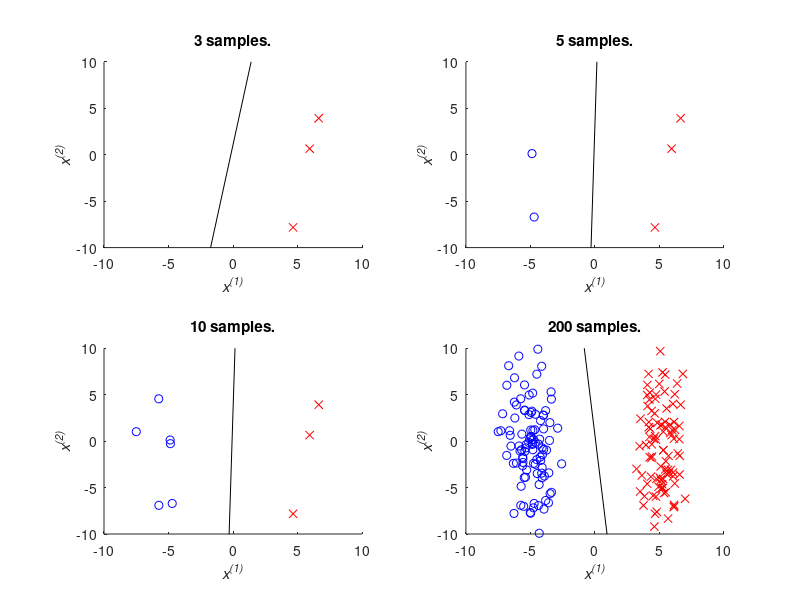

Here is the MATLAB script that generated this plot:
%% Example 15.1 Passive-Aggressive Classification
%
% * *Result in book* : Figure 15.5
% * *Code in book* : Figure 15.6
% * *Output* : |eg15_1.png|
% * *Usage* : |eg15_1(), eg15_1(200)|
%
%% Source Code
function eg15_1(n)
    % init
    rng(0, 'v5uniform'); rng(0, 'v5normal');
    % recommended, use it in future instead of
    % rand('state', 0); randn('state', 0);
    if nargin < 1
        n = 200;
    end
    x = [randn(1, n / 2) - 5 randn(1, n / 2) + 5;
        5 * randn(1, n)]';
    y = [ones(n / 2, 1); -ones(n / 2, 1)];
    x(:, 3) = 1;
    p = randperm(n);
    x = x(p, :);
    y = y(p);

    t = zeros(3, 1);
    l = 1; id = 1;

    figure('Name', 'Passive-Aggressive Classification'); clf;

    for ii = 1 : length(x)
        xi = x(ii, :)';
        yi = y(ii);
        t = t + yi * max(0, 1 - t' * xi * yi) / (xi' * xi + l) * xi;
        if (ismember(ii, [3, 5, 10, 200]) == 1)
            plotFigure( 2, 2, id, ii, t );
            id = id + 1;
        end 
    end

    saveas(gcf, 'eg15_1', 'png');

    % sub-function, plot sub-figure
    function [] = plotFigure( M, N, id, num, t )
        subplot(M, N, id); hold on;
        axis([-10 10 -10 10]);
        x_ = x(1 : num, :);
        y_ = y(1 : num);
        plot(x_(y_ == 1, 1), x_(y_ == 1, 2), 'bo');
        plot(x_(y_ == -1, 1), x_(y_ == -1, 2), 'rx');
        plot([-10 10], -(t(3) + [-10 10] * t(1)) / t(2), 'k-');
        setFigure(strcat(num2str(num), ' samples.'));
    end

    % sub-function, figure setting
    function [] = setFigure( tag )
        title(tag);
        xlabel('\itx^{(1)}');
        ylabel('\itx^{(2)}');
    end
end
